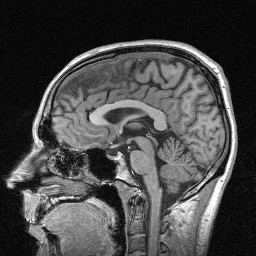
%> input picture MATLAB Exe/CAMP II/Exercise1/mrihead.jpg, 256 x 256 px
$ octave --eval "result = Exercise3;"   (GNU Octave 9; MATLAB toolbox functions it lacks are replaced by stand-ins)
%> lines starting %> are read from the running program, lines starting %| are printed output that depends on the picture; in (x1, y1, x2, y2) boxes, pixels count from 0 and x2, y2 are one past the last pixel; in counts of white or black regions, pixels touching at a corner belong together; the program's own positions count from 1
%> in Exercise3, im is the input picture: size 256x256 uint8; min 0, max 255, mean 71.7
### MATLAB Exe/CAMP II/Exercise3/grad.m
function [dxu dyu] = grad(u)
% [dxu dyu] = grad(u) computes the gradient of the function u
% with forward differences assuming
% Neumann boundary conditions
%
% written by
% Maximilian Baust
% April 20th 2009
% Chair for Computer Aided Medical Procedures & Augmented Reality
% Technische Universit鋞 M黱chen

[m n] = size(u);
%> m = 256; n = 256

dxu = zeros(m,n);
dyu = zeros(m,n);

%approximate the derivative of u in x-direction with forward differences
dxu(:,1:end-1) = u(:,2:end)-u(:,1:end-1);
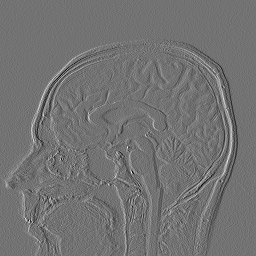
%> dxu: size 256x256 double; min -176, max 214, mean 0; drawn with min black and max white

%approximate the derivative of u in y-direction with forward differences
dyu(1:end-1,:) = u(2:end,:)-u(1:end-1,:);
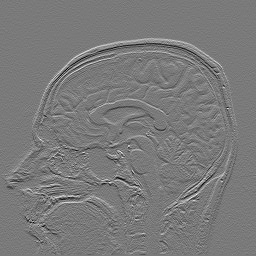
%> dyu: size 256x256 double; min -170, max 184, mean 0.2; drawn with min black and max white

### MATLAB Exe/CAMP II/Exercise1/div.m
function D = div(v1,v2)
% D = div(v1,v2) computes the divergence of the vector-
% field (v1, v2)^T with backward differences assuming
% Neumann boundary conditions
%
% written by
% Maximilian Baust
% April 20th 2009
% Chair for Computer Aided Medical Procedures & Augmented Reality
% Technische Universit�t M�nchen

[m n] = size(v1);

dxv1 = zeros(m,n);
dyv2 = zeros(m,n);

%approximate the derivative of v1 in x-direction with backward differences
dxv1(:,2:end) = v1(:,2:end) - v1(:,1:end-1);
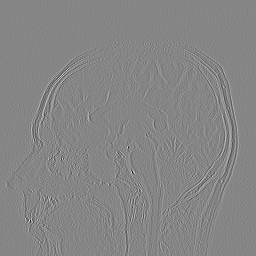
%> dxv1: size 256x256 double; min -355, max 321, mean 0; drawn with min black and max white

%approximate the derivative of v2 in y-direction with backward differences
dyv2(2:end,:) = v2(2:end,:) - v2(1:end-1,:);
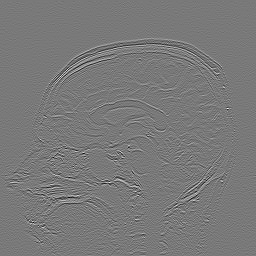
%> dyv2: size 256x256 double; min -255, max 280, mean 0; drawn with min black and max white

%correct boundary treatment
%otherwise we assume that also the "second derivative" is 0
dxv1(:,1) = v1(:,1);% - 0
%> dxv1: size 256x256 double; 0.36% of pixels changed, all inside (x1, y1, x2, y2) = (0, 0, 1, 256)
dyv2(1,:) = v2(1,:);% - 0
%> dyv2: size 256x256 double; 0.35% of pixels changed, all inside (x1, y1, x2, y2) = (0, 0, 256, 1)

%compute the divergence
D = dxv1 + dyv2;

### MATLAB Exe/CAMP II/Exercise1/Exercise3.m
function r = Exercise3()

im = imread('mrihead.jpg');

disp('manual implementation')
[dxim dyim]=grad(double(im)); D = div(dxim,dyim);
imshow(D);
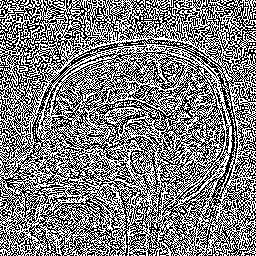
%> displayed picture: size 256x256, on the screen's scale of 0 to 255; 49.6% white in thin lines or dots
disp('Continue?')
pause

disp('control image')
im2 = imfilter(double(im),[0 1 0; 1 -4 1; 0 1 0],'replicate');
imshow(im2);

disp('Continue?')
pause

disp('difference')
diff = double(im2) - double(D);
%> diff: size 256x256 double; every value is 0
imshow(diff);

disp('sum(sum(diff))')
sum(sum(diff))
%> ans = 0

disp('end of exercise 3')
pause
close all
%> (the run ends here)
